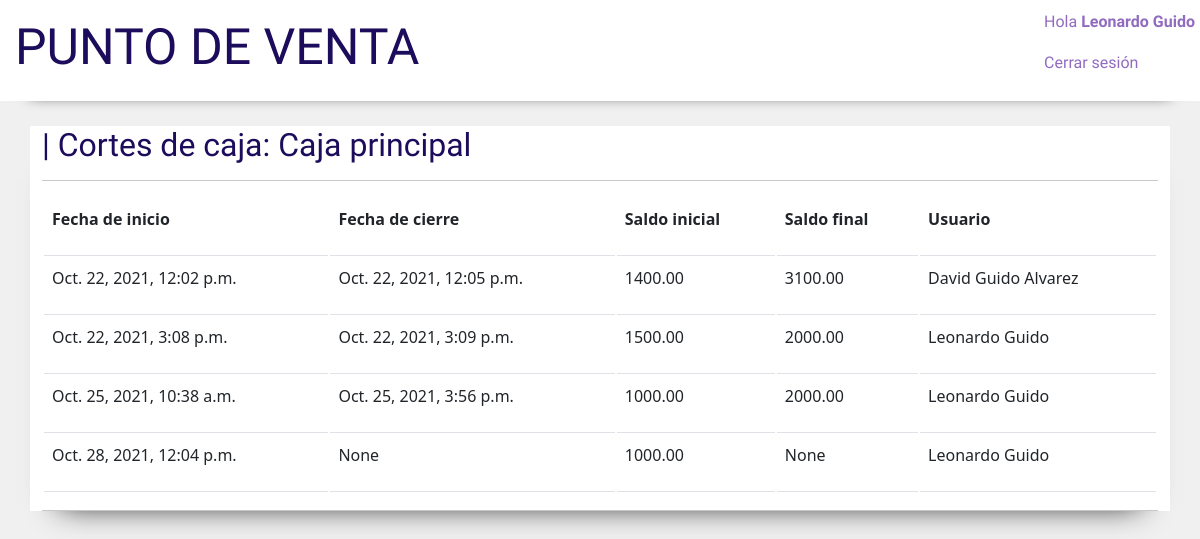
Before: /cajas/usar/1/historial/ (signed in) with the older database file.
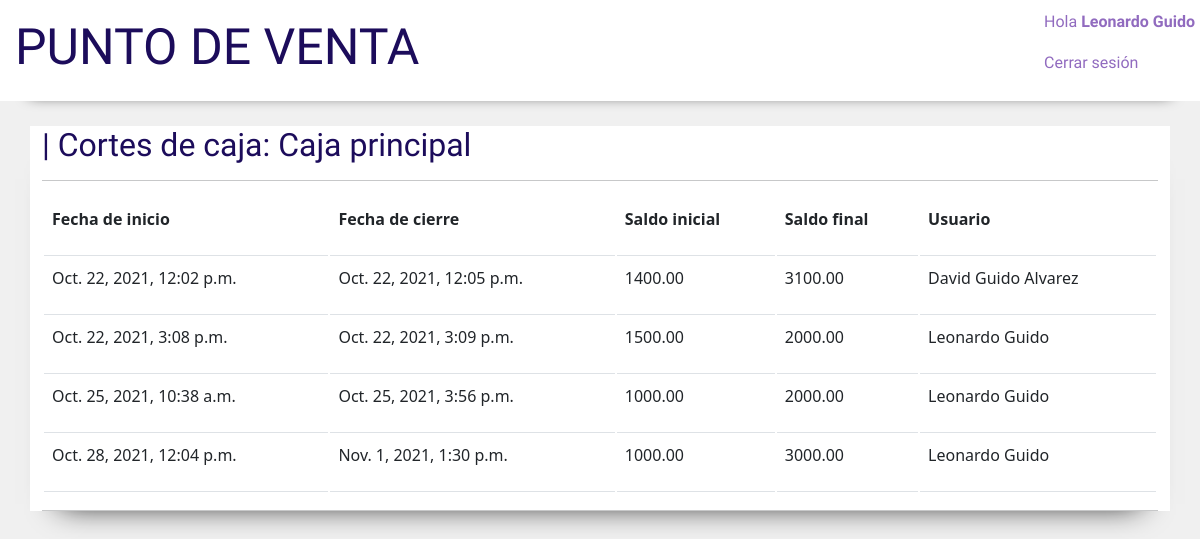
After: the same page with the newer database file.
### manage_models/models.py (models this page shows)
class CorteCaja(models.Model):
    caja = models.ForeignKey(Caja, blank=True, null=True , on_delete=models.CASCADE)
    fecha_inicio = models.DateTimeField()
    fecha_cierre = models.DateTimeField(null=True, blank=True, auto_now_add=False, auto_now=False)
    saldo_inicial = models.DecimalField(max_digits=6, decimal_places=2)
    saldo_final = models.DecimalField(max_digits=6, decimal_places=2 , null=True, blank=True)
    usuario = models.ForeignKey(Usuario, on_delete=models.RESTRICT)

class Usuario(models.Model):
    usuario = models.OneToOneField(User, on_delete=models.CASCADE , related_name='details')
    telefono = models.CharField(max_length=10)
    tipo_usuario = models.CharField(choices=TIPOS_USUARIO, max_length=1)

### ventas/views.py (the view)
# urls.py: path('cajas/usar/<int:pk>/historial/' , views.cortes_lista, name='cortes_lista'),
@login_required
def cortes_lista(request , pk):
    caja = get_object_or_404(Caja, pk=pk)
    cortes = CorteCaja.objects.filter(caja=caja)
    return render(request, 'ventas/cortes_lista.html', {'cortes':cortes , 'caja_actual':caja})

### manage_models/templates/ventas/cortes_lista.html
{% extends 'home/base.html' %}
{% block content %}
<div class="usuarios_maincontainer container">
    <h2 class="usuarios_titulo">| Cortes de caja: {{caja_actual.nombre}}</h2>
    <hr>
    <table class="table table-hover tabla">
        <thead>
            <tr>
                <th>
                    <p class="usuarios_espaciado"><strong>Fecha de inicio</strong></p>
                </th>
                <th>
                    <p class="usuarios_espaciado"><strong>Fecha de cierre</strong></p>
                </th>
                <th>
                    <p class="usuarios_espaciado"><strong>Saldo inicial</strong></p>
                </th>
                <th>
                    <p class="usuarios_espaciado"><strong>Saldo final</strong></p>
                </th>
                <th>
                    <p class="usuarios_espaciado"><strong>Usuario</strong></p>
                </th>
            </tr>
        </thead>
        <tbody id="tabla_cortes">
            {% for corte in cortes %}
            <tr>
                <td>
                    <p class="usuarios_tablecontent usuarios_espaciado">{{corte.fecha_inicio}}</p>
                </td>
                <td>
                    <p class="usuarios_tablecontent usuarios_espaciado">{{corte.fecha_cierre}}</p>
                </td>
                <td>
                    <p class="usuarios_tablecontent usuarios_espaciado">{{corte.saldo_inicial}}</p>
                </td>
                <td>
                    <p class="usuarios_tablecontent usuarios_espaciado">{{corte.saldo_final}}</p>
                </td>
                <td>
                    <p class="usuarios_tablecontent usuarios_espaciado">{{corte.usuario.usuario.get_full_name}}</p>
                </td>
            {%endfor%}
        </tbody>
    </table>
    <hr>
</div>
{% endblock %}

Changed rows visible on the page:
changed CorteCaja: fecha_cierre "None" → "Nov. 1, 2021, 1:30 p.m."; saldo_final "None" → "3000.00"
